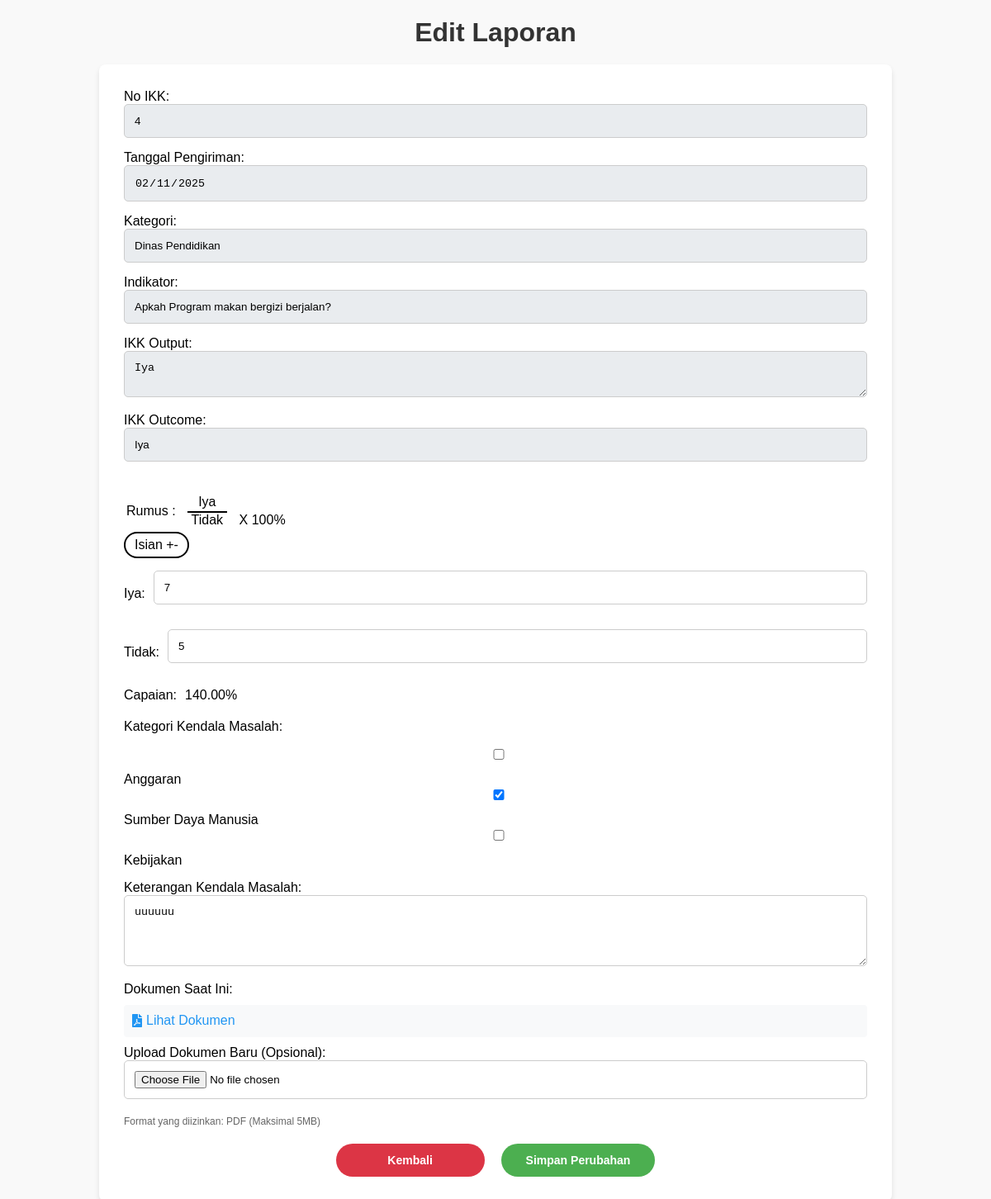
The app's page /edit_laporan.php?id=74 (signed in) with its own data.
### tables this page shows
CREATE TABLE `pelaporan_opd` (
  `id` int NOT NULL,
  `user_id` int NOT NULL,
  `no_ikk` varchar(100) NOT NULL,
  `tgl_pengiriman` date NOT NULL,
  `kategori_ikk` varchar(100) NOT NULL,
  `ikk_output` text NOT NULL,
  `ikk_outcome` varchar(200) NOT NULL,
  `indikator` varchar(200) NOT NULL,
  `penyebut` varchar(500) NOT NULL,
  `pembilang` varchar(500) NOT NULL,
  `angka_pembilang` int NOT NULL,
  `angka_penyebut` int NOT NULL,
  `capaian` decimal(10,0) NOT NULL,
  `kategori_kendala_masalah` varchar(255) NOT NULL,
  `penjelasan_kendala_masalah` text NOT NULL,
  `unggah_dokumen` varchar(255) NOT NULL,
  `status_laporan` varchar(255) NOT NULL,
  `tanggal_persetujuan` datetime DEFAULT NULL
);

CREATE TABLE `pelaporan_pem` (
  `id` int NOT NULL,
  `tgl_pengiriman` date NOT NULL,
  `no_ikk` varchar(200) NOT NULL,
  `kategori_ikk` varchar(200) NOT NULL,
  `ikk_output` text NOT NULL,
  `ikk_outcome` varchar(200) NOT NULL,
  `indikator` varchar(200) NOT NULL,
  `penyebut` varchar(200) NOT NULL,
  `pembilang` varchar(200) NOT NULL
);

### edit_laporan.php (the view, shortened to what this page needs)
<?php
include '../db_config/db_config.php';
$user_id = $_SESSION['user_id'];
$id = isset($_GET['id']) ? $_GET['id'] : '';
$query = "SELECT po.*, pp.pembilang, pp.penyebut
          FROM pelaporan_opd po
          LEFT JOIN pelaporan_pem pp ON po.id = pp.id
          WHERE po.id = ? AND po.user_id = ?";
$stmt = mysqli_prepare($conn, $query);
mysqli_stmt_bind_param($stmt, "is", $id, $user_id);
mysqli_stmt_execute($stmt);
$result = mysqli_stmt_get_result($stmt);
if ($result->num_rows > 0) {
    $data = mysqli_fetch_assoc($result);
} else {
    die("Data tidak ditemukan.");
}
?>
<!DOCTYPE html>
<html lang="id">
<head>
    <link rel="stylesheet" href="https://cdnjs.cloudflare.com/ajax/libs/font-awesome/5.15.4/css/all.min.css">
</head>
<body>
    <h1>Edit Laporan</h1>
    <form method="POST" action="" enctype="multipart/form-data">
        <label>No IKK:</label>
        <input type="text" value="<?= htmlspecialchars($data['no_ikk']) ?>" readonly>
        <label>Tanggal Pengiriman:</label>
        <input type="date" value="<?= htmlspecialchars($data['tgl_pengiriman']) ?>" readonly>
        <label>Kategori:</label>
        <input type="text" value="<?= htmlspecialchars($data['kategori_ikk']) ?>" readonly>
        <label>Indikator:</label>
        <input type="text" value="<?= htmlspecialchars($data['indikator']) ?>" readonly>
        <label>IKK Output:</label>
        <textarea readonly><?= htmlspecialchars($data['ikk_output']) ?></textarea>
        <label>IKK Outcome:</label>
        <input type="text" value="<?= htmlspecialchars($data['ikk_outcome']) ?>" readonly>
        <div class="container2">
            <table>
                <tr>
                    <td>Rumus : </td>
                    <td>
                        <div class="fraction1">
                            <span class="numerator"><?= htmlspecialchars($data['pembilang']) ?></span>
                            <span class="denominator"><?= htmlspecialchars($data['penyebut']) ?></span>
                        </div>
                        <span class="multiply">X 100%</span>
                    </td>
                </tr>
            </table>
            <div class="isian">Isian +-</div>
            <div class="input-group">
                <label for="pembilang"><?= htmlspecialchars($data['pembilang']) ?>:</label>
                <input type="number" name="angka_pembilang" id="pembilang"
                       value="<?= htmlspecialchars($data['angka_pembilang']) ?>"
                       oninput="hitung()">
            </div>
            <div class="input-group">
                <label for="penyebut"><?= htmlspecialchars($data['penyebut']) ?>:</label>
                <input type="number" name="angka_penyebut" id="penyebut"
                       value="<?= htmlspecialchars($data['angka_penyebut']) ?>"
                       oninput="hitung()">
            </div>
            <div class="input-group">
                <span>Capaian:</span>
                <div class="result"><span id="hasil"><?= number_format($data['capaian'], 2) ?></span>%</div>
            </div>
        </div>
        <label>Kategori Kendala Masalah:</label>
        <div class="checkbox-group">
            <label>
                <input type="checkbox" name="kategori_kendala_masalah" value="Anggaran"
                       <?= ($data['kategori_kendala_masalah'] == 'Anggaran') ? 'checked' : '' ?>>
                Anggaran
            </label>
            <label>
                <input type="checkbox" name="kategori_kendala_masalah" value="Sumber Daya Manusia"
                       <?= ($data['kategori_kendala_masalah'] == 'Sumber Daya Manusia') ? 'checked' : '' ?>>
                Sumber Daya Manusia
            </label>
            <label>
                <input type="checkbox" name="kategori_kendala_masalah" value="Kebijakan"
                       <?= ($data['kategori_kendala_masalah'] == 'Kebijakan') ? 'checked' : '' ?>>
                Kebijakan
            </label>
        </div>
        <label>Keterangan Kendala Masalah:</label>
        <textarea name="penjelasan_kendala_masalah" rows="4"><?= htmlspecialchars($data['penjelasan_kendala_masalah']) ?></textarea>
        <label>Dokumen Saat Ini:</label>
        <div class="current-doc">
            <?php if (!empty($data['unggah_dokumen'])): ?>
                <a href="../OPD/<?= htmlspecialchars($data['unggah_dokumen']) ?>"
                   target="_blank"
                   class="doc-link">
                    <i class="fas fa-file-pdf"></i> Lihat Dokumen
                </a>
            <?php else: ?>
                <span>Tidak ada dokumen</span>
            <?php endif; ?>
        </div>
        <label>Upload Dokumen Baru (Opsional):</label>
        <input type="file" name="unggah_dokumen" accept=".pdf">
        <div class="file-info">Format yang diizinkan: PDF (Maksimal 5MB)</div>
        <div class="btn-group">
            <a href="status_IKK.php" class="btn-cancel">Kembali</a>
            <button type="submit" class="btn-submit">Simpan Perubahan</button>
        </div>
    </form>
</body>
</html>

### edit_laporan.php (style rules this page uses)
body { font-family: Arial, sans-serif; margin: 20px; background-color: #f9f9f9; }
h1 { color: #333; text-align: center; margin-bottom: 20px; }
form { max-width: 900px; margin: auto; background: white; padding: 30px; box-shadow: 0px 4px 6px rgba(0, 0, 0, 0.1); border-radius: 8px; }
input, textarea { width: 100%; margin-bottom: 15px; padding: 12px; border: 1px solid #ccc; border-radius: 5px; box-sizing: border-box; }
input[readonly], textarea[readonly] { background-color: #e9ecef; cursor: not-allowed; }
.btn-group { display: flex; gap: 20px; margin-top: 20px; justify-content: center; }
.btn-submit, .btn-cancel { padding: 12px 30px; border: none; border-radius: 25px; cursor: pointer; font-size: 14px; font-weight: bold; min-width: 120px; text-align: center; transition: opacity 0.3s; }
.btn-submit { background-color: #4CAF50; color: white; }
.btn-cancel { background-color: #dc3545; color: white; text-decoration: none; display: inline-flex; align-items: center; justify-content: center; }
.isian { border: 2.5px solid #000; padding: 5px; border-radius: 20px; width: 65px; text-align: center; margin-bottom: 15px; }
.container2 { margin: 20px 0; }
.input-group { display: flex; align-items: center; gap: 10px; margin-bottom: 15px; }
.fraction1 { display: inline-block; text-align: center; position: relative; margin: 0 10px; }
.fraction1 .numerator, .fraction1 .denominator { display: block; padding: 2px 5px; }
.fraction1::after { content: ""; width: 100%; height: 2px; background-color: black; position: absolute; top: 50%; left: 0; }
.current-doc { margin: 10px 0; padding: 10px; background-color: #f8f9fa; border-radius: 4px; }
.doc-link { color: #2196F3; text-decoration: none; display: inline-flex; align-items: center; gap: 5px; }
.file-info { color: #666; font-size: 12px; margin-top: 5px; }
.checkbox-group { margin: 15px 0; }
.checkbox-group label { margin-right: 20px; }

### records on screen
pelaporan_opd: no_ikk "4", tgl_pengiriman "02/11/2025", kategori_ikk "Dinas Pendidikan", indikator "Apkah Program makan bergizi berjalan?", ikk_output "Iya", ikk_outcome "Iya", pelaporan_pem.pembilang "Iya", pelaporan_pem.penyebut "Tidak", angka_pembilang "7", angka_penyebut "5", capaian "140.00", kategori_kendala_masalah "☑", penjelasan_kendala_masalah "uuuuuu"
